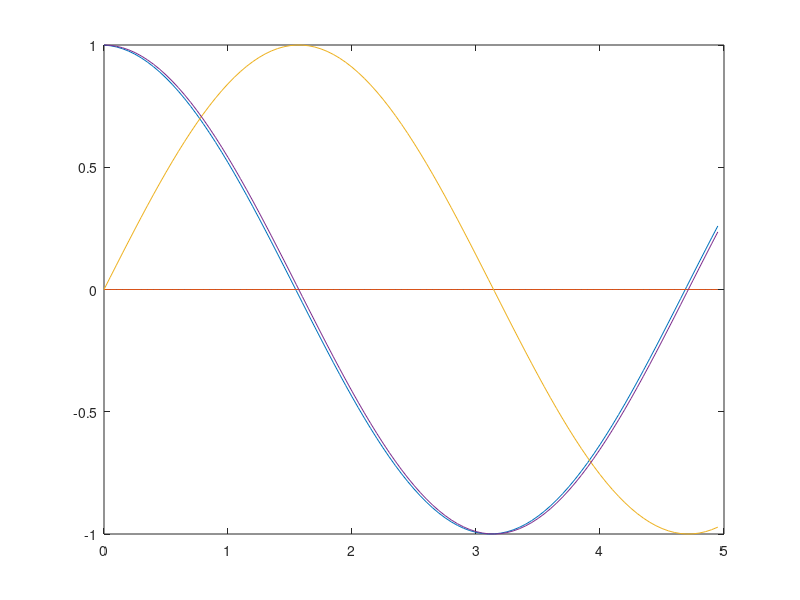

Here is the MATLAB script that generated this plot:
df=zeros(100);
kk=1;
for ii=0:0.05:4.95
    df(kk)= (sin(ii+0.05)-sin(ii))/0.05;
    kk=kk+1;
end
plot(0:0.05:4.95,df);
hold on
rr=0:0.05:4.95;
plot(rr,sin(rr));
plot(rr,cos(rr));

